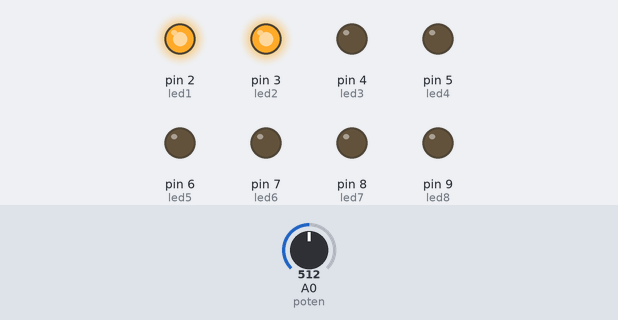
Simulated run of this sketch. Board: Arduino Uno, built with avr-gcc and run on an emulated ATmega328P. Shown: output pins drawn as LEDs (lit = HIGH). The inputs (shaded band) are chosen by the test bench; at power-on: A0 (poten) = 512.

Above: at 8.8 s.
8.9 s: A0 (poten) set to 0
At 16.7 s:
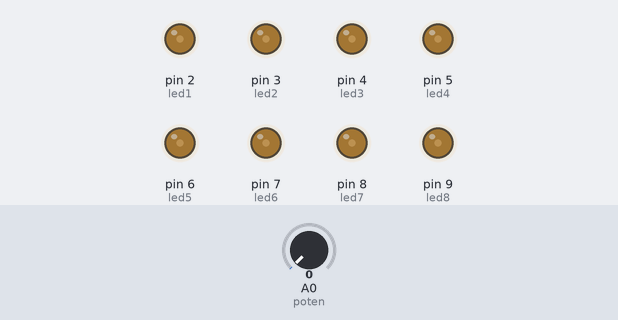
16.9 s: A0 (poten) set to 122
At 17.19 s:
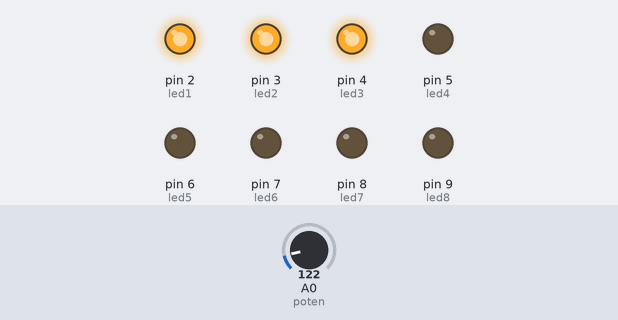
At 17.55 s:
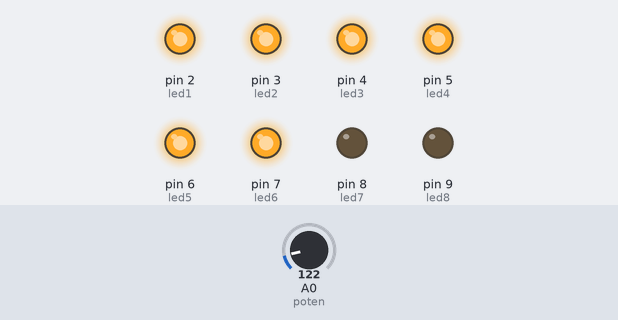
Timing chart, 0 to 30.9 s (numbered marks = the images above; inputs shaded):
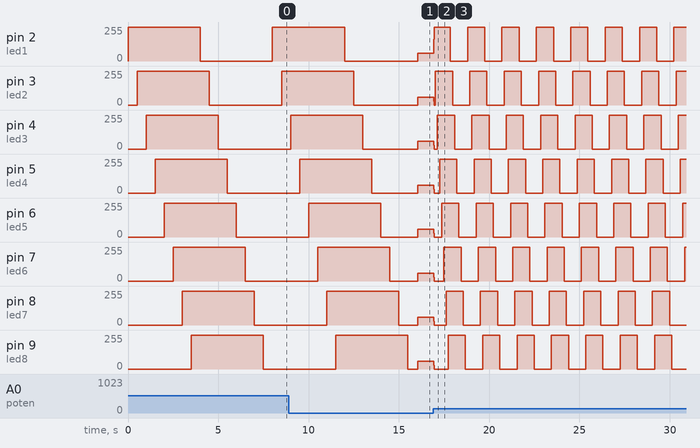

The sketch:

spectacular_blad1.ino
```cpp
int led1 = 2;
int led2 = 3;
int led3 = 4;
int led4 = 5;
int led5 = 6;
int led6 = 7;
int led7 = 8;
int led8 = 9;
int poten = A0;
int delayperiod = 0;
int invalue;
void setup()
{
  pinMode( led1, OUTPUT);
  pinMode( led2, OUTPUT);
  pinMode( led3, OUTPUT);
  pinMode( led4, OUTPUT);
  pinMode( led5, OUTPUT);
  pinMode( led6, OUTPUT);
  pinMode( led7, OUTPUT);
  pinMode( led8, OUTPUT);
  pinMode( poten, INPUT);
}
void loop()
{
  invalue = analogRead(poten);
  delayperiod = map(invalue,0,1023,0,1000);
  digitalWrite(led1, HIGH);
  delay(delayperiod);
  digitalWrite(led2, HIGH);
  delay(delayperiod);
  digitalWrite(led3, HIGH);
  delay(delayperiod);
  digitalWrite(led4, HIGH);
  delay(delayperiod);
  digitalWrite(led5, HIGH);
  delay(delayperiod);
  digitalWrite(led6, HIGH);
  delay(delayperiod);
  digitalWrite(led7, HIGH);
  delay(delayperiod);
  digitalWrite(led8, HIGH);
  delay(delayperiod);
  digitalWrite(led1, LOW);
  delay(delayperiod);
  digitalWrite(led2, LOW);
  delay(delayperiod);
  digitalWrite(led3, LOW);
  delay(delayperiod);
  digitalWrite(led4, LOW);
  delay(delayperiod);
  digitalWrite(led5, LOW);
  delay(delayperiod);
  digitalWrite(led6, LOW);
  delay(delayperiod);
  digitalWrite(led7, LOW);
  delay(delayperiod);
  digitalWrite(led8, LOW);
  delay(delayperiod);
}
```

Measured:
- after the input at 16.9 s, pin 2 (led1): 59/255 → 163/255 at once, then repeats every 1.8 s: 255/255 0.89 s, 0/255 0.95 s; pin 9 (led8): 57/255 → 27/255 at once, then moves between 0/255 and 255/255, repeating every 5.7 s
